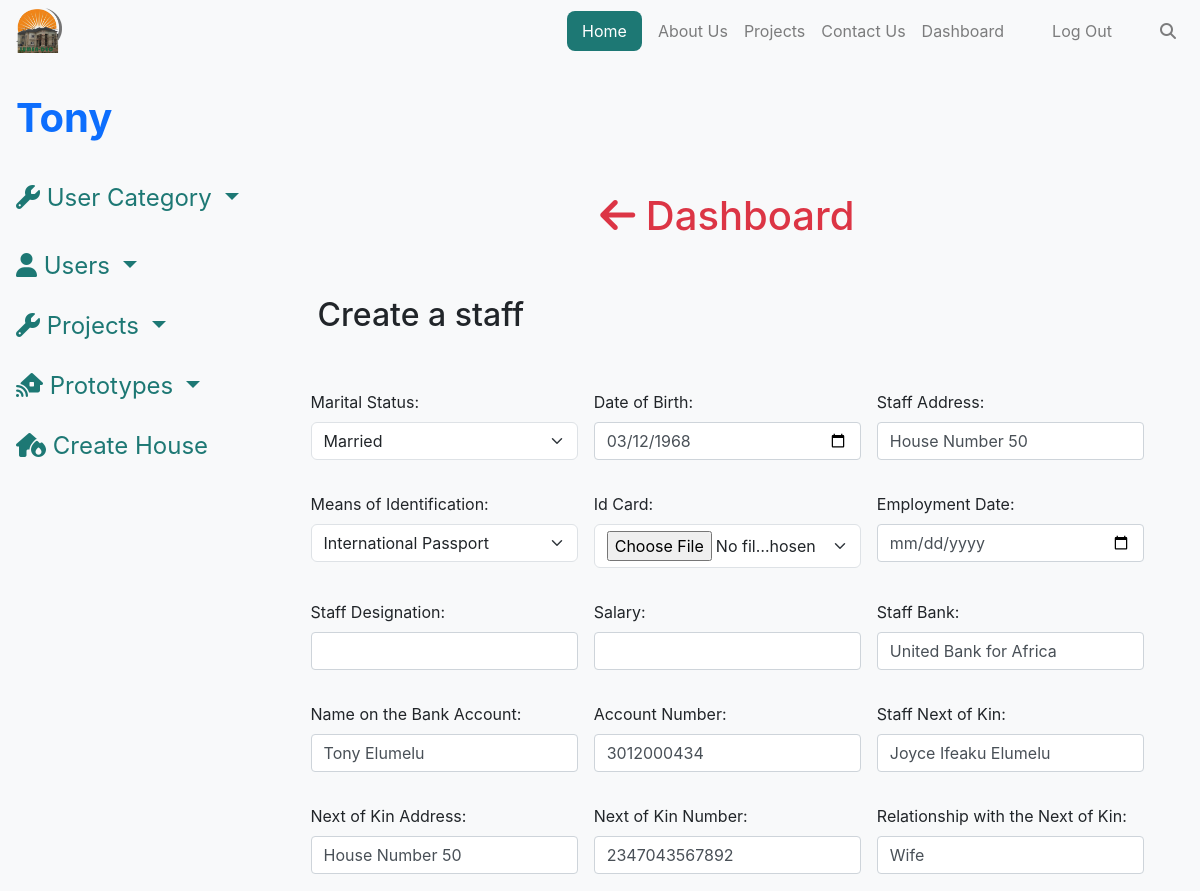
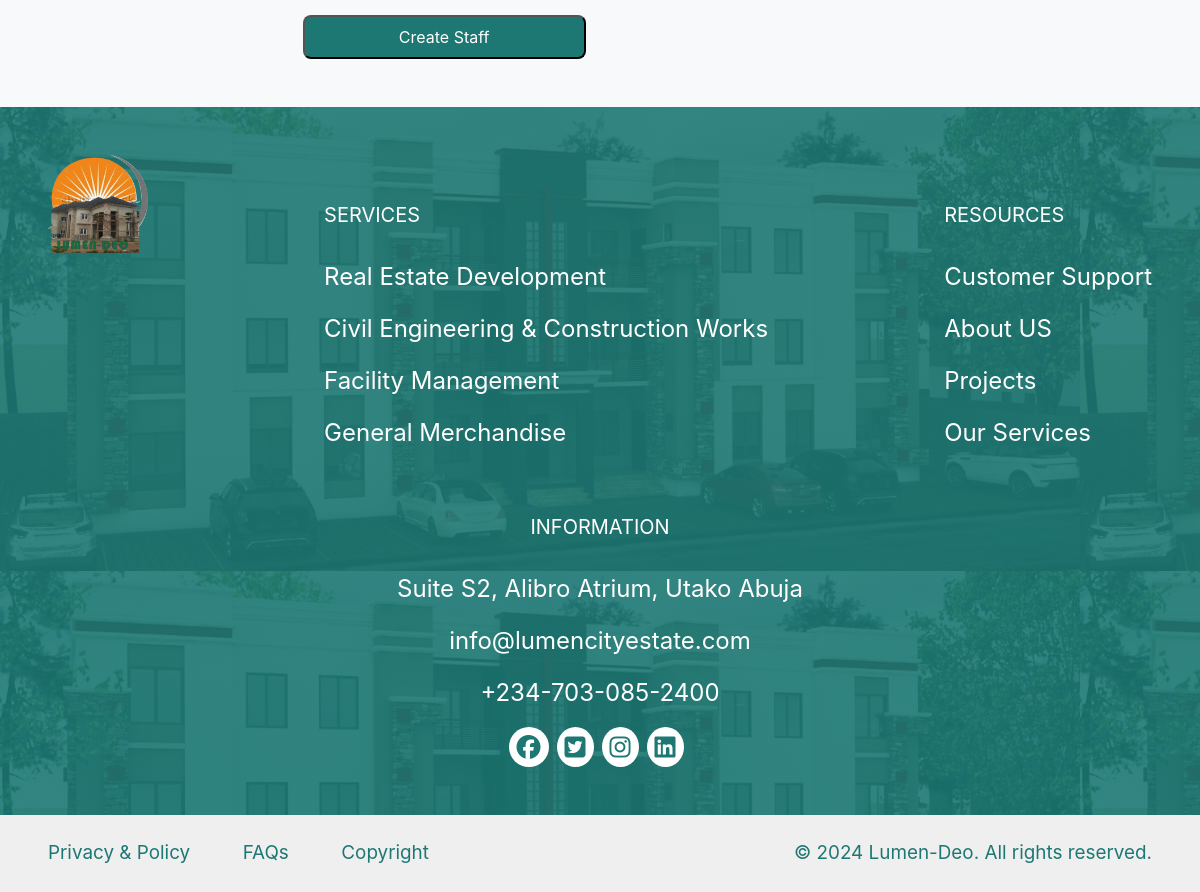
/dashboard/user/create_staff/2 (signed in), run on the app's committed database (2 pictures, top to bottom).
### lumenapp/models.py (models this page shows, shortened)
class User(AbstractUser):
    user_category = models.ForeignKey(UserCategory, related_name="users_category", on_delete=models.CASCADE, null=True)

class NewUser(models.Model):
    category = models.ForeignKey(UserCategory, on_delete=models.CASCADE, related_name="category")
    gender = models.CharField(max_length=10, default="")
    passport_photo = models.ImageField(null=True, blank=True, upload_to='user_passport')
    marital_status = models.CharField(max_length=20, null=True, blank=True)
    phone_number = models.CharField(max_length=20, null=True, blank=True, validators=[
        RegexValidator(regex=r'^\+?1?\d{9,15}$', message="Phone number must be entered in the format: '+999999999'. Up to 15 digits allowed.")
    ])
    email_address = models.EmailField()
    user_name = models.CharField(max_length=40, null=True, blank=True)
    last_name = models.CharField(max_length=40, null=True, blank=True)
    first_name = models.CharField(max_length=40, null=True, blank=True)
    middle_name = models.CharField(max_length=40, null=True, blank=True)
    dob = models.DateField(null=True, blank=True)
    occupation = models.CharField(max_length=100, null=True, blank=True)
    address = models.CharField(max_length=400, null=True, blank=True)
    means_of_id = models.CharField(max_length=100, null=True, blank=True)
    id_photo = models.ImageField(null=True, blank=True, upload_to='user_ids')
    staff_number = models.CharField(max_length=10, null=True, blank=True)
    is_staff = models.BooleanField(default=False)
    is_eligible = models.BooleanField(default=True)
    employ_date = models.DateField(null=True, blank=True)
    designation = models.CharField(max_length=100, null=True, blank=True)
    salary = models.DecimalField(max_digits=11, decimal_places=2, null=True, blank=True)
    bank_name = models.CharField(max_length=200, null=True, blank=True)
    acct_name = models.CharField(max_length=200, null=True, blank=True)
    acct_number = models.CharField(max_length=20, null=True, blank=True, validators=[
        RegexValidator(regex=r'^\d{10,20}$', message="Account number must be between 10 and 20 digits.")
    ])
    agency_percentage = models.DecimalField(max_digits=6, decimal_places=2, null=True)
    next_of_kin = models.CharField(max_length=400, null=True, blank=True)
    nok_address = models.CharField(max_length=400, null=True, blank=True)
    nok_phone_number = models.CharField(max_length=20, null=True, blank=True, validators=[
        RegexValidator(regex=r'^\+?1?\d{9,15}$', message="Phone number must be entered in the format: '+999999999'. Up to 15 digits allowed.")
    ])
    nok_rlship = models.CharField(max_length=100, null=True, blank=True)

### lumenapp/views.py (the view, shortened to what this page needs)
# urls.py: path("dashboard/user/create_staff/<int:user_id>", views.create_staff, name="create_staff"), # update the new user to a staff
def create_staff(request, user_id):
    categories = UserCategory.objects.all()
    staff = NewUser.objects.get(id=user_id)
    form = NewStaffForm(instance=staff)
    return render(request, "lumenapp/create_staff.html", {"form": form, "user_id": user_id, "categories": categories})

### lumenapp/models.py (called while the page is built)
    def __str__(self):
        return f"{self.user_category}"

### lumenapp/templates/lumenapp/create_staff.html (shortened to what this page needs)
{% extends "lumenapp/layout.html" %}
{% load static %}
{% load mathfilters %}
{% block body %}
<section class="admin d-flex bg-gray-100" id="admin">
  <nav class="nav flex-column d-inline-flex mt-4">
     {% if user_id or request.user.is_authenticated %}
      <a class="nav-link fs-1 mt-5 p-3" href="{% url 'profile' user_id=user.id %}"><strong>{{ user }}</strong></a>
     {% else %}
     <a class="nav-link fs-1 mt-5 p-3" href=""><strong>{{ user }}</strong></a>
     {% endif %}
    <li class="nav-item dropdown">
      <a class="nav-link dropdown-toggle icon mt-2" href="#" role="button" data-toggle="dropdown" aria-expanded="false">
        <i class="fa-solid fa-wrench"></i> User Category
      </a>
    </li>
    <li class="nav-item dropdown">
      <a class="nav-link dropdown-toggle icon mt-3" href="#" role="button" data-toggle="dropdown" aria-expanded="false">
        <i class="fa-solid fa-user"></i> Users
      </a>
    </li>
    <li class="nav-item dropdown">
      <a class="nav-link dropdown-toggle icon mt-2" href="#" role="button" data-toggle="dropdown" aria-expanded="false">
        <i class="fa-solid fa-wrench"></i> Projects
      </a>
    </li>
    <li class="nav-item dropdown">
      <a class="nav-link dropdown-toggle icon mt-2" href="#" role="button" data-toggle="dropdown" aria-expanded="false">
        <i class="fa-solid fa-house-signal"></i> Prototypes
      </a>
    </li>
    {% if request.user.is_superuser %}
    <a class="nav-link icon mt-2" href="{% url 'create_unit' %}" role="button">
      <i class="fa-solid fa-house-fire"></i> Create House
    </a>
    {% endif %}
  </nav>
  <section id="lumen-deo" class="container-fluid effect-section pt-5 mt-5">
    <a class="text-decoration-none text-danger" href="{% url 'dashboard' %}"><h1 class="pt-5 mt-5 text-center"><i class="fa-solid fa-arrow-left"></i> Dashboard</h1></a>
    <section id="proj_upload" class="container m-auto px-5">
      <div class="mt-2"><h2 class="login-text py-5">Create a staff</h2></div>
        <form action="{% url 'create_staff' user_id=user_id %}" class="row row-cols-1 row-cols-sm-2 row-cols-md-3 g-3 mb-5" method="post" enctype="multipart/form-data">
            {{ form.as_p }}
            <button type="submit" class="btn-fade btn-border-none">Create Staff</button>
        </form>
    </section>
  </section>
</section>
{% endblock %}

### lumenapp/static/lumenapp/css/style.css (style rules this page uses)
.login a, .login-btn, .active > a, .btn-fade { background-color: #1D7874; padding: 0.5rem 0.9375rem !important; border-radius: 0.5rem; margin-right: 0.5rem !important; color: #FFFFFF !important; }
.home, body { margin: 0 !important; padding: 0 !important; }
.bg-gray-100 { background-color: var(--bs-gray-100)!important; }
.effect-section { position: relative; overflow: hidden; }
.icon { color: #1D7874; font-size: 1.5rem; }

### data on the page
User: username "Tony"
NewUser: marital_status "Married", dob "03/12/1968", address "House Number 50", means_of_id "International Passport", bank_name "United Bank for Africa", acct_name "Tony Elumelu", acct_number "3012000434", next_of_kin "Joyce Ifeaku Elumelu", nok_address "House Number 50", nok_phone_number "2347043567892", nok_rlship "Wife"
